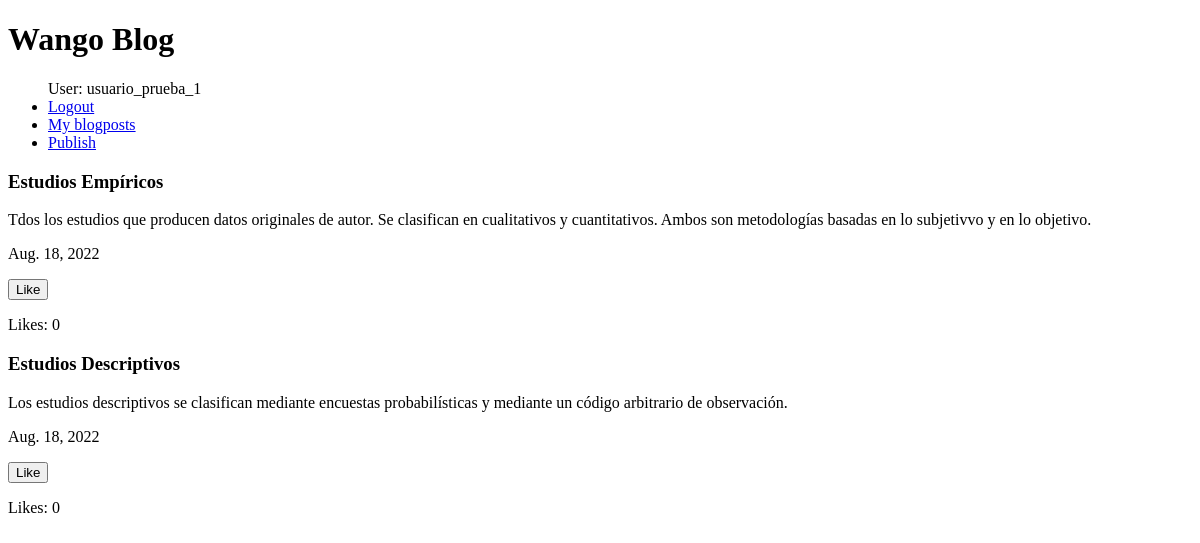
Page /home/ (signed in) on the earlier database version.
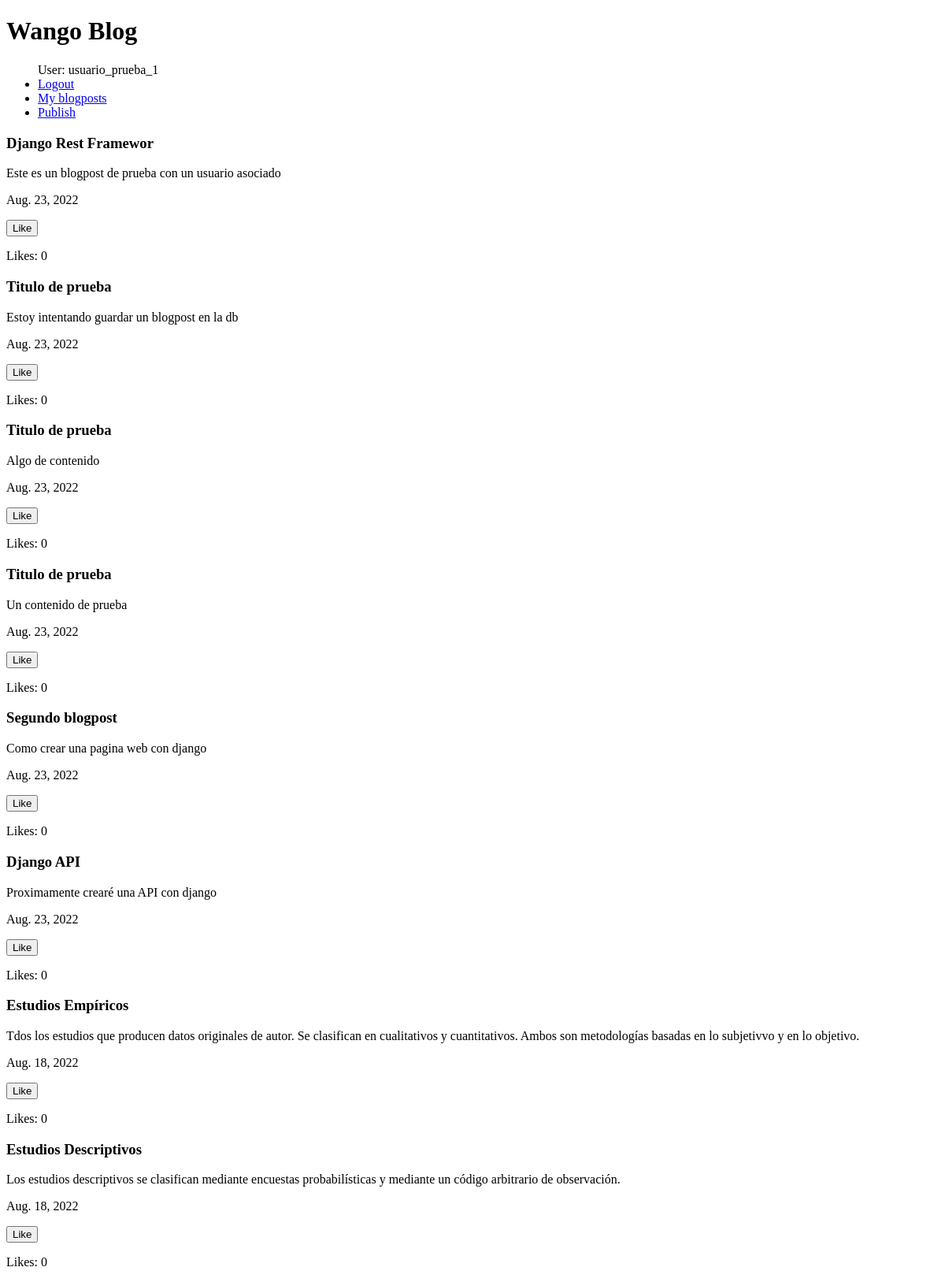
Same page on the later database version.
### blog/models.py (models this page shows, shortened)
class Blog(models.Model):
    title = models.CharField(
        max_length=20,
        help_text="Enter the title",
        verbose_name="Title"
        )
    blog_text = models.TextField(
        max_length=255,
        help_text="Enter the body of the blogpost",
        verbose_name="Body"
        )
    pub_date = models.DateField(
        help_text="Enter the publication date",
        verbose_name="Publication date",
        default=timezone.now()
        )
    author = models.ForeignKey(User, on_delete=models.SET_NULL, null=True, blank=True)
    likes = models.IntegerField(default=0)

### blog/views.py (the view)
# urls.py: path("home/", views.HomeView.as_view(), name="home"),
class HomeView(LoginRequiredMixin ,generic.ListView):
    login_url = 'login'
    redirect_field_name = 'redirect_to'
    template_name: str = "blog/home.html"
    context_object_name: str = "latest_blog_list"
    def get_queryset(self):
        return Blog.objects.filter(pub_date__lte=timezone.now()).order_by("-pub_date")

### blog/templates/blog/home.html (shortened to what this page needs)
<!DOCTYPE html>
<html lang="en">
<head>
</head>
<body>
    <header><h1>Wango Blog</h1></header>
    <main>
        {% if user.is_authenticated %}
            <ul class="sidebar-nav"
                <li>User: {{ user.get_username }}</li>
                <li><a href="{% url 'logout'%}?next={{request.path}}">Logout</a></li>
                <li><a href="{% url 'blog:my_blogposts' %}">My blogposts</a></li>
                <li><a href="{% url 'blog:publish_blogpost' %}">Publish</a></li>
            </ul>
            {% if latest_blog_list %}
                {% for blogpost in latest_blog_list %}
                    <div>
                        <h3>{{ blogpost.title }}</h3>
                        <p>{{ blogpost.blog_text }}</p>
                        <p>{{ blogpost.pub_date }}</p>
                        <button>Like</button>
                        <p>Likes: {{ blogpost.likes }}</p>
                    </div>
                {% endfor %}
            {% else %}
                <p>No blogpost are available.</p>
            {% endif %}
        {% else %}
            <a href="{% url 'login'%}?next={{request.path}}">Login</a>
        {% endif %}
    </main>
</body>
</html>

Differences in the rows shown:
added Blog: title "Django Rest Framewor", blog_text "Este es un blogpost de prueba con un usuario asociado", pub_date "Aug. 23, 2022", likes "0"
added Blog: title "Titulo de prueba", blog_text "Estoy intentando guardar un blogpost en la db", pub_date "Aug. 23, 2022", likes "0"
added Blog: title "Titulo de prueba", blog_text "Algo de contenido", pub_date "Aug. 23, 2022", likes "0"
added Blog: title "Titulo de prueba", blog_text "Un contenido de prueba", pub_date "Aug. 23, 2022", likes "0"
added Blog: title "Segundo blogpost", blog_text "Como crear una pagina web con django", pub_date "Aug. 23, 2022", likes "0"
added Blog: title "Django API", blog_text "Proximamente crearé una API con django", pub_date "Aug. 23, 2022", likes "0"
